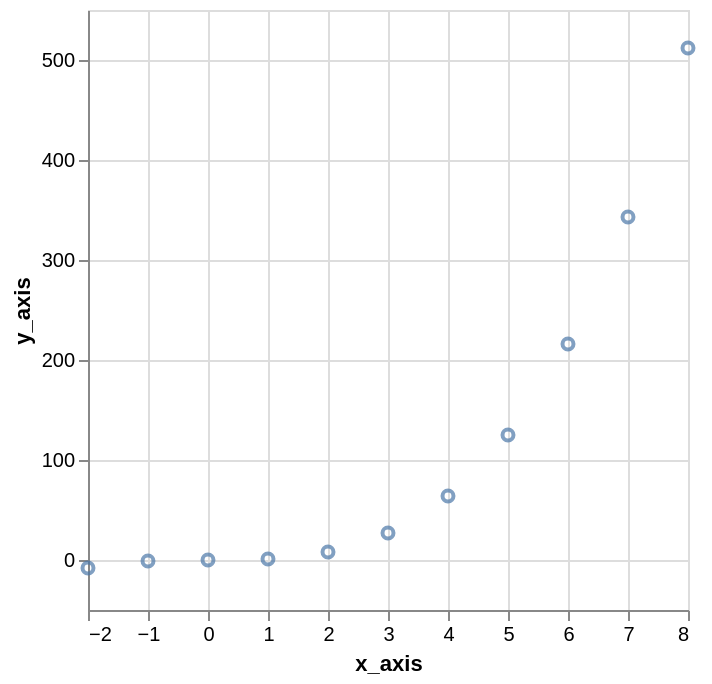

Source (Vega-Lite JSON):
### Vega-Lite specification from a JSON file in a GitHub repository (floating-point values rounded to 4 significant figures)
{"$schema": "https://vega.github.io/schema/vega-lite/v5.json", "description": "A scatterplot showing horsepower and miles per gallons for various cars.", "data": {"values": [{"x_axis": -2, "y_axis": -8}, {"x_axis": -1, "y_axis": -1}, {"x_axis": 0, "y_axis": 0}, {"x_axis": 1, "y_axis": 1}, {"x_axis": 2, "y_axis": 8}, {"x_axis": 3, "y_axis": 27}, {"x_axis": 4, "y_axis": 64}, {"x_axis": 5, "y_axis": 125}, {"x_axis": 6, "y_axis": 216}, {"x_axis": 7, "y_axis": 343}, {"x_axis": 8, "y_axis": 512}]}, "mark": "point", "encoding": {"x": {"field": "x_axis", "type": "quantitative"}, "y": {"field": "y_axis", "type": "quantitative"}}}
